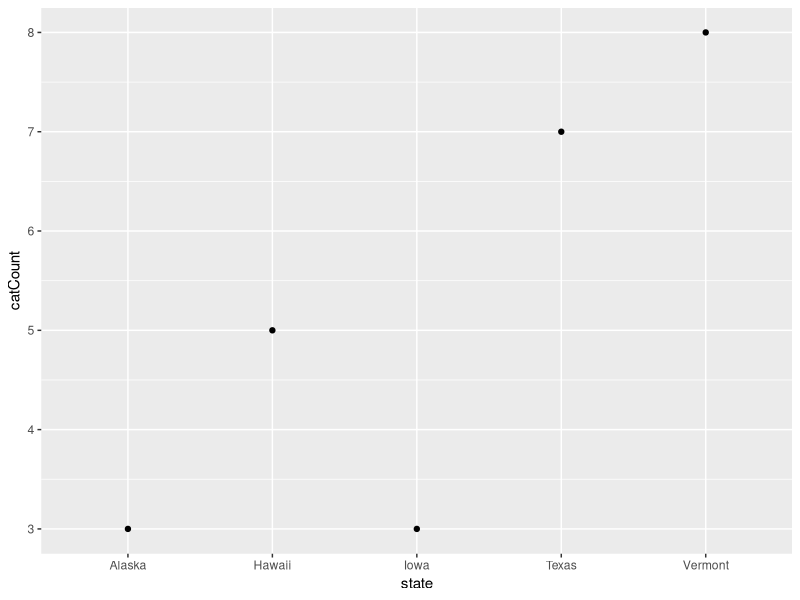

R code for this plot:
#Coding with Style 
#Fix this script, using good coding convention. 
#This is a made-up dataset, so you can create any story and associated meaningful variable and filenames to go with it. 
#Put this script into the format for the Outline feature in RStudio
#create dataset
df1<-data.frame(state=c('Iowa','Vermont','Hawaii','Texas','Alaska'),
                var1=c('american goldfinch','hermit thrush','nene','northern mockingbird','willow ptarmigan'),
                snow=c(1,1,0,0,1),
                catCount=sample(3:10, 5, replace=T))

#explore dataset
library(ggplot2)

ggplot(df1,aes(state,catCount))+geom_point()

#create new column
df1$max = 10

#analyze dataset
library(lme4)

mod1<-glm(snow ~ catCount, family=binomial, data=df1)
summary(mod1)

#create a csv file
#write.csv("database1.csv")